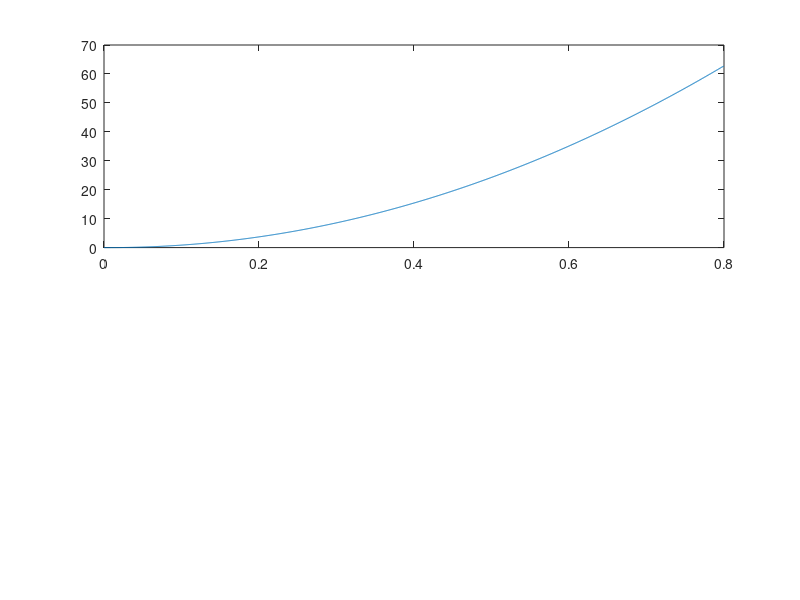

Recreate this plot in MATLAB. (Note: this script raises an error after producing the figure.)

m = 1.0;
k_env = 5000.0;
x0 = 0.05;

m_c = 0.5;
k_c = 2000.0;
d_c = 2.0 * sqrt(m_c * k_c);

f_n_des = 20.0;
x_d = 0.0;

T_s = 5e-4;
T_end = 0.8;
N = floor(T_end / T_s);

x = zeros(1, N);
v = zeros(1, N);
f_env = zeros(1, N);
f_cmd = zeros(1, N);
e = zeros(1, N);

x(1) = x0;
v(1) = 0.0;
e_prev1 = 0.0;
e_prev2 = 0.0;

for k = 3:N
    if x(k-1) > 0.0
        f_env(k-1) = 0.0;
    else
        f_env(k-1) = -k_env * x(k-1);
    end

    e(k) = x(k-1) - x_d;

    de = (e(k) - e_prev1) / T_s;
    dde = (e(k) - 2.0 * e_prev1 + e_prev2) / (T_s^2);

    f_c = m_c * dde + d_c * de + k_c * e(k) - f_env(k-1) + f_n_des;
    f_c = max(min(f_c, 200.0), -200.0);

    f_cmd(k) = f_c;

    a = (f_c + f_env(k-1)) / m;
    v(k) = v(k-1) + T_s * a;
    x(k) = x(k-1) + T_s * v(k);

    e_prev2 = e_prev1;
    e_prev1 = e(k);
end

t = (0:N-1) * T_s;
figure;
subplot(2,1,1);
plot(t, x); hold on; yline(0.0, "--");
ylabel("x (m)");
subplot(2,1,2);
plot(t, f_env); hold on; yline(f_n_des, "--");
ylabel("Force (N)"); xlabel("Time (s)");
